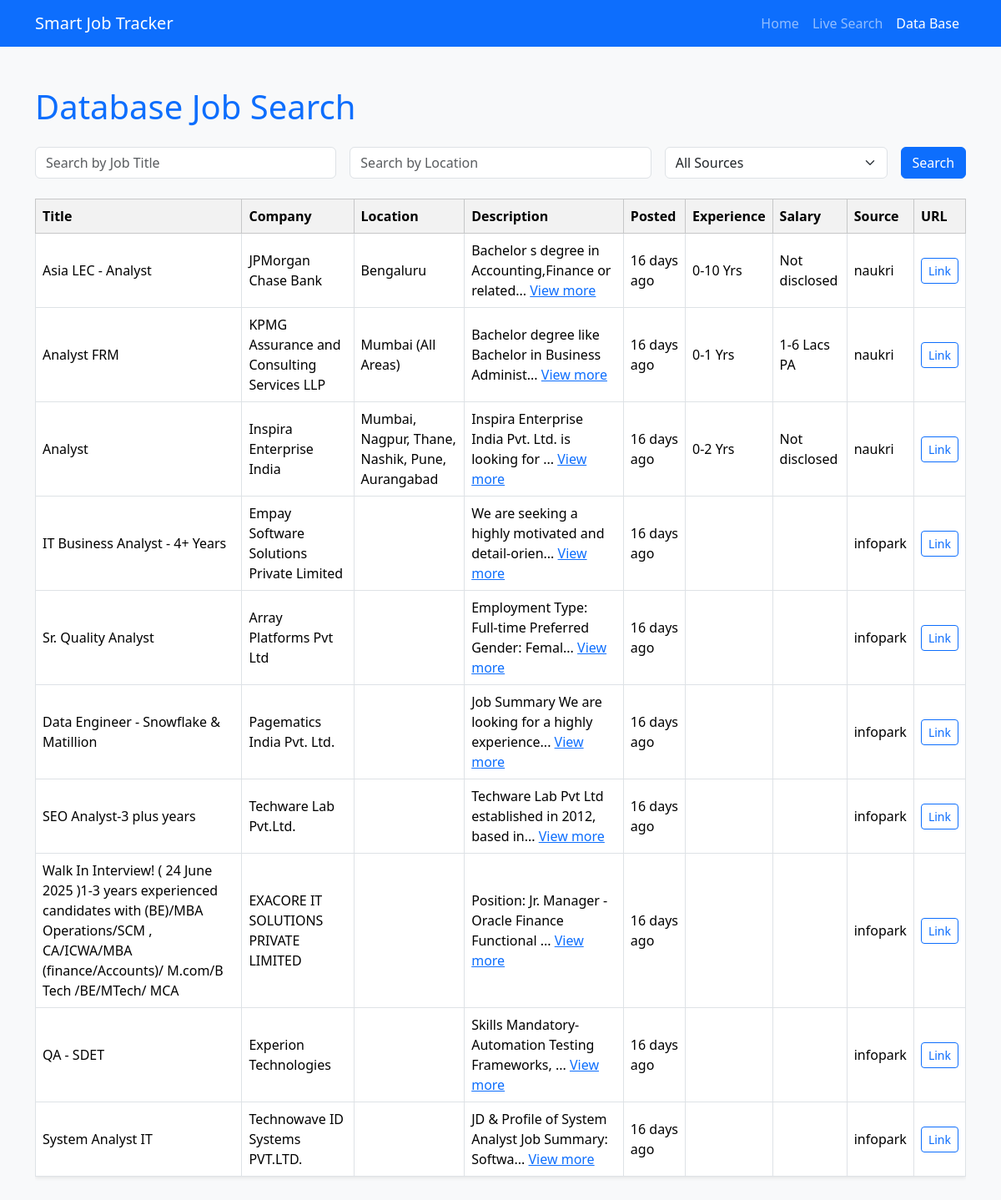
The page /database on the database as committed earlier.
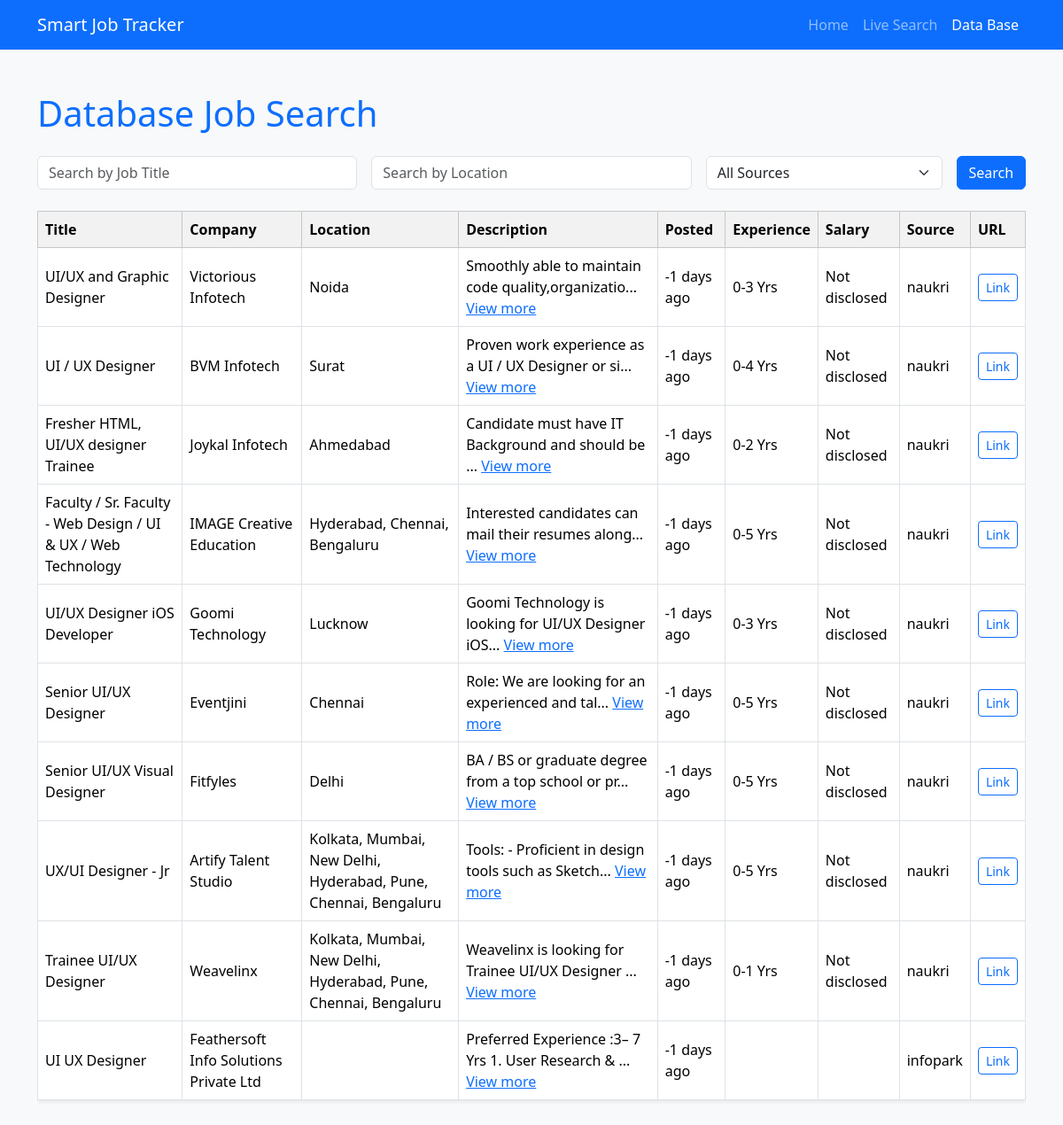
The same page on the database as committed later.
### tables this page shows
CREATE TABLE jobs (
        id INTEGER PRIMARY KEY AUTOINCREMENT,
        title TEXT,
        company TEXT,
        location TEXT,
        description TEXT,
        posted_on TEXT,
        experience TEXT,
        salary TEXT,
        source TEXT,
        url TEXT,
        input_keyword TEXT
    );

### app/routes.py (the view)
@main.route('/database', methods=['GET'])
def database():
    job_title = request.args.get('job_title', None)
    location = request.args.get('location', None)
    source = request.args.get('source', None)
    if job_title or location or source:
        jobs = get_jobs(input_keyword=job_title, source=source, location=location)
    else:
        jobs = get_latest_10_jobs()
    return render_template('database.html', jobs=jobs, request=request)

### app/utils.py (called while the page is built)
def get_days_ago(posted_on):
    try:
        posted_date = datetime.strptime(posted_on, "%d-%m-%Y")
        now = datetime.now()
        delta = (now - posted_date).days
        if delta == 0:
            return "Today"
        elif delta == 1:
            return "1 day ago"
        else:
            return f"{delta} days ago"
    except Exception:
        return posted_on

### app/templates/database.html (shortened to what the changed rows need)
<!DOCTYPE html>
<html>
<head>
    <link href="https://cdn.jsdelivr.net/npm/bootstrap@5.3.3/dist/css/bootstrap.min.css" rel="stylesheet">
</head>
<body class="bg-light">
    <div class="container py-4">
        <h1 class="mb-4 text-primary">Database Job Search</h1>
        {% if jobs %}
            <div class="table-responsive">
                <table class="table table-bordered table-hover align-middle bg-white shadow-sm">
                    <thead class="table-light">
                        <tr>
                            <th>Title</th>
                            <th>Company</th>
                            <th>Location</th>
                            <th>Description</th>
                            <th>Posted</th>
                            <th>Experience</th>
                            <th>Salary</th>
                            <th>Source</th>
                            <th>URL</th>
                        </tr>
                    </thead>
                    <tbody>
                        {% for job in jobs %}
                        <tr>
                            <td>{{ job.title }}</td>
                            <td>{{ job.company }}</td>
                            <td>{{ job.location }}</td>
                            <td>
                                <span id="short-desc-{{ job.id }}">
                                    {{ job.description }}
                                    {% if job.full_description and job.full_description|length > 50 %}
                                        <a href="#" id="toggle-link-{{ job.id }}" onclick="toggleDesc('{{ job.id }}'); return false;">View more</a>
                                    {% endif %}
                                </span>
                            </td>
                            <td>{{ job.posted_on }}</td>
                            <td>{{ job.experience }}</td>
                            <td>{{ job.salary }}</td>
                            <td>{{ job.source }}</td>
                            <td>
                                {% if job.url %}
                                    <a href="{{ job.url }}" target="_blank" class="btn btn-sm btn-outline-primary">Link</a>
                                {% endif %}
                            </td>
                        </tr>
                        {% endfor %}
                    </tbody>
                </table>
            </div>
        {% else %}
            <div class="alert alert-warning">No jobs found in the database.</div>
        {% endif %}
    </div>
</body>
</html>

Rows that differ between the two databases and show on the page:
no longer on this page (row unchanged): jobs: title "Asia LEC - Analyst", company "JPMorgan Chase Bank", location "Bengaluru", description "Bachelor s degree in Accounting,Finance or related...", posted_on "16 days ago", experience "0-10 Yrs", salary "Not disclosed", source "naukri"
no longer on this page (row unchanged): jobs: title "Analyst FRM", company "KPMG Assurance and Consulting Services LLP", location "Mumbai (All Areas)", description "Bachelor degree like Bachelor in Business Administ...", posted_on "16 days ago", experience "0-1 Yrs", salary "1-6 Lacs PA", source "naukri"
no longer on this page (row unchanged): jobs: title "Analyst", company "Inspira Enterprise India", location "Mumbai, Nagpur, Thane, Nashik, Pune, Aurangabad", description "Inspira Enterprise India Pvt. Ltd. is looking for ...", posted_on "16 days ago", experience "0-2 Yrs", salary "Not disclosed", source "naukri"
no longer on this page (row unchanged): jobs: title "IT Business Analyst - 4+ Years", company "Empay Software Solutions Private Limited", description "We are seeking a highly motivated and detail-orien...", posted_on "16 days ago", source "infopark"
no longer on this page (row unchanged): jobs: title "Sr. Quality Analyst", company "Array Platforms Pvt Ltd", description "Employment Type: Full-time Preferred Gender: Femal...", posted_on "16 days ago", source "infopark"
no longer on this page (row unchanged): jobs: title "Data Engineer - Snowflake & Matillion", company "Pagematics India Pvt. Ltd.", description "Job Summary We are looking for a highly experience...", posted_on "16 days ago", source "infopark"
no longer on this page (row unchanged): jobs: title "SEO Analyst-3 plus years", company "Techware Lab Pvt.Ltd.", description "Techware Lab Pvt Ltd established in 2012, based in...", posted_on "16 days ago", source "infopark"
no longer on this page (row unchanged): jobs: title "Walk In Interview! ( 24 June 2025 )1-3 years experienced candidates with (BE)/MBA Operations/SCM , CA/ICWA/MBA (finance/Accounts)/ M.com/B Tech /BE/MTech/ MCA", company "EXACORE IT SOLUTIONS PRIVATE LIMITED", description "Position: Jr. Manager - Oracle Finance Functional ...", posted_on "16 days ago", source "infopark"
no longer on this page (row unchanged): jobs: title "QA - SDET", company "Experion Technologies", description "Skills Mandatory- Automation Testing Frameworks, ...", posted_on "16 days ago", source "infopark"
no longer on this page (row unchanged): jobs: title "System Analyst IT", company "Technowave ID Systems PVT.LTD.", description "JD & Profile of System Analyst Job Summary: Softwa...", posted_on "16 days ago", source "infopark"
added jobs: title "UI/UX and Graphic Designer", company "Victorious Infotech", location "Noida", description "Smoothly able to maintain code quality,organizatio...", posted_on "-1 days ago", experience "0-3 Yrs", salary "Not disclosed", source "naukri"
added jobs: title "UI / UX Designer", company "BVM Infotech", location "Surat", description "Proven work experience as a UI / UX Designer or si...", posted_on "-1 days ago", experience "0-4 Yrs", salary "Not disclosed", source "naukri"
added jobs: title "Fresher HTML, UI/UX designer Trainee", company "Joykal Infotech", location "Ahmedabad", description "Candidate must have IT Background and should be ...", posted_on "-1 days ago", experience "0-2 Yrs", salary "Not disclosed", source "naukri"
added jobs: title "Faculty / Sr. Faculty - Web Design / UI & UX / Web Technology", company "IMAGE Creative Education", location "Hyderabad, Chennai, Bengaluru", description "Interested candidates can mail their resumes along...", posted_on "-1 days ago", experience "0-5 Yrs", salary "Not disclosed", source "naukri"
added jobs: title "UI/UX Designer iOS Developer", company "Goomi Technology", location "Lucknow", description "Goomi Technology is looking for UI/UX Designer iOS...", posted_on "-1 days ago", experience "0-3 Yrs", salary "Not disclosed", source "naukri"
added jobs: title "Senior UI/UX Designer", company "Eventjini", location "Chennai", description "Role: We are looking for an experienced and tal...", posted_on "-1 days ago", experience "0-5 Yrs", salary "Not disclosed", source "naukri"
added jobs: title "Senior UI/UX Visual Designer", company "Fitfyles", location "Delhi", description "BA / BS or graduate degree from a top school or pr...", posted_on "-1 days ago", experience "0-5 Yrs", salary "Not disclosed", source "naukri"
added jobs: title "UX/UI Designer - Jr", company "Artify Talent Studio", location "Kolkata, Mumbai, New Delhi, Hyderabad, Pune, Chennai, Bengaluru", description "Tools: - Proficient in design tools such as Sketch...", posted_on "-1 days ago", experience "0-5 Yrs", salary "Not disclosed", source "naukri"
added jobs: title "Trainee UI/UX Designer", company "Weavelinx", location "Kolkata, Mumbai, New Delhi, Hyderabad, Pune, Chennai, Bengaluru", description "Weavelinx is looking for Trainee UI/UX Designer ...", posted_on "-1 days ago", experience "0-1 Yrs", salary "Not disclosed", source "naukri"
added jobs: title "UI UX Designer", company "Feathersoft Info Solutions Private Ltd", description "Preferred Experience :3– 7 Yrs 1. User Research & ...", posted_on "-1 days ago", source "infopark"
